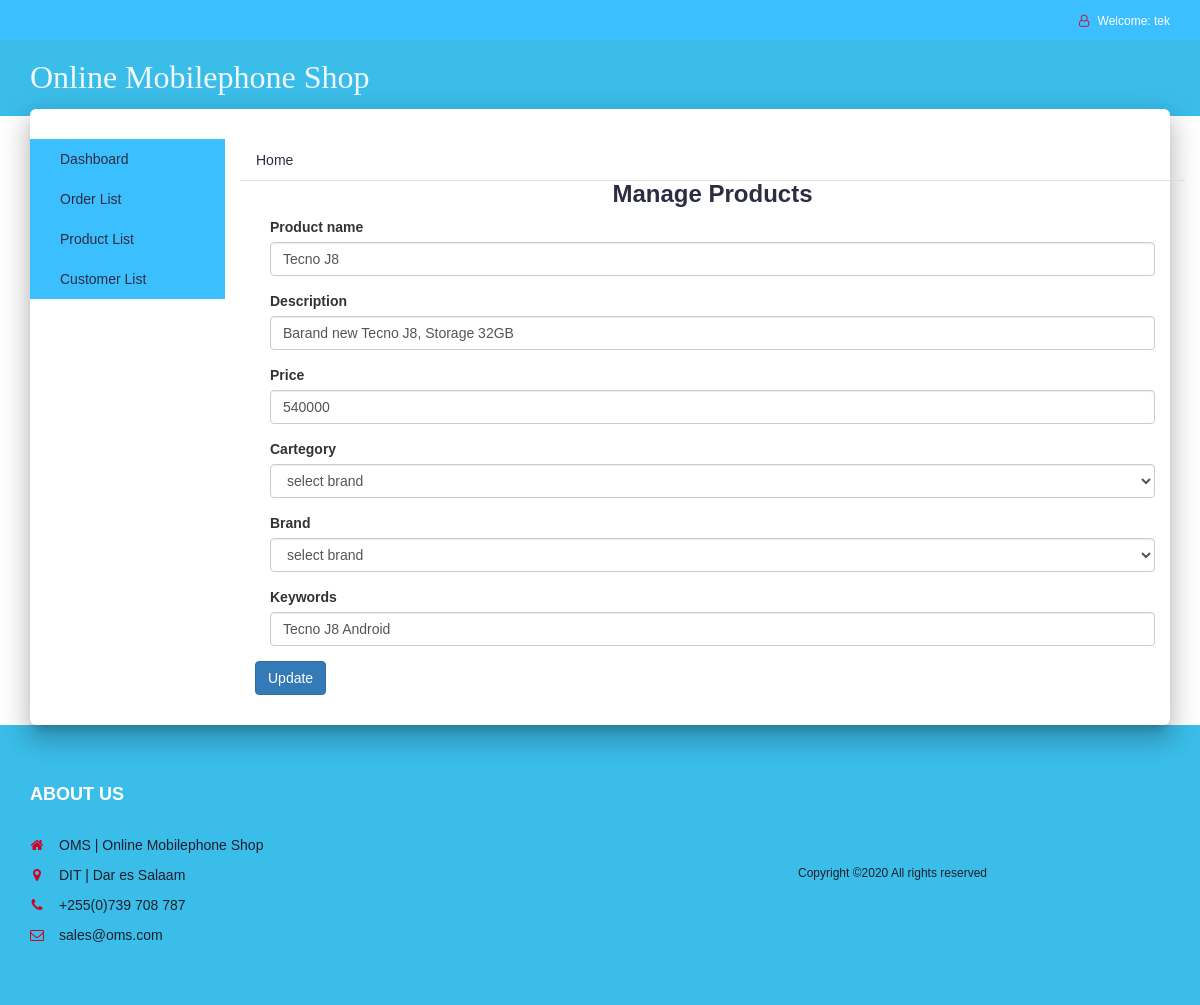
The app's page /admin/editproduct.php?product_id=7 (signed in) with its own data.
### tables this page shows
CREATE TABLE `product` (
  `product_id` int(10) NOT NULL,
  `product_name` varchar(100) NOT NULL,
  `product_desc` text NOT NULL,
  `product_image` text,
  `product_price` int(100) NOT NULL,
  `seller_id` int(10) DEFAULT NULL,
  `cat_id` int(10) DEFAULT NULL,
  `brand_id` int(10) DEFAULT NULL,
  `product_keywords` varchar(100) DEFAULT NULL
);

### admin/editproduct.php (the view, shortened to what this page needs)
<?php
include "header.php";
$p_id=$_REQUEST['product_id'];
$result=mysqli_query($con,"select product_id,product_name,product_desc, product_price, cat_id, brand_id, product_keywords from product where product_id='$p_id'")or die ("query 1 incorrect...");
list($p_id,$pname,$pdesc,$pprice,$cat,$brand, $pkeyword)=mysqli_fetch_array($result);
?>
      <div class="main main-raised">
		<div class="section">
			<div class="container">
				<div class="row">
	<div id="aside" class="col-md-2" style="background:#3BBfff">
        <ul class="nav">
          <li class="nav-item"><a class="nav-link active"  href="admin_home.php">Dashboard</a></li>
          <li class="nav-item"><a data-toggle="tab" href="#orders">Order List</a></li>
          <li class="nav-item"><a data-toggle="tab" href="#products">Product List</a></li>
          <li class="nav-item"><a data-toggle="tab" href="#customers">Customer List</a></li>
        </ul>
	</div>
	<div class="col-md-10">
  <ul class="nav nav-tabs">
          <li class="nav-item"><a class="nav-link active" href="admin_home.php">Home</a></li>
        </ul>
        <div class="container-fluid">
        <h3 style="text-align:center">Manage Products</h3>
        <form action="<?php echo $_SERVER['PHP_SELF']; ?>" name="form" method="post" enctype="multipart/form-data">
              <div class="card-body">
                    <div class="col-md-12 ">
                      <div class="form-group">
                        <label>Product name</label>
                        <input type="text" id="pname" name="pname"  class="form-control" value="<?php echo $pname; ?>" >
                      </div>
                    </div>
                    <div class="col-md-12 ">
                      <div class="form-group">
                        <label>Description</label>
                        <input type="text" id="pdesc" name="pdesc" class="form-control" value="<?php echo $pdesc; ?>" >
                      </div>
                    </div>
                    <div class="col-md-12 ">
                      <div class="form-group">
                        <label for="exampleInputEmail1">Price</label>
                        <input type="number"  id="price" name="pprice" class="form-control" value="<?php echo $pprice; ?>">
                      </div>
                    </div>
                    <div class="col-md-12 ">
                      <div class="form-group">
                        <label for="cat">Cartegory</label>
                        <select class="form-control" name="cat" id="cat" required>
                           <option value="<?php echo $cat; ?>" selected>select brand</option>
                        </select>
                      </div>
                    </div>
                    <div class="col-md-12 ">
                      <div class="form-group">
                        <label for="brand">Brand</label>
                        <select class="form-control" name="pbrand" id="brand" required>
                          <option value="<?php echo $brand; ?>" selected>select brand</option>
                         </select>
                      </div>
                    </div>
                    <div class="col-md-12 ">
                      <div class="form-group">
                        <label >Keywords</label>
                        <input type="text" name="pkeyword" id="pkeyword" class="form-control" value="<?php echo $pkeyword; ?>">
                      </div>
                    </div>
              </div>
              <div class="card-footer">
                <button type="submit" id="btn_update" name="btn_update" class="btn btn-fill btn-primary">Update</button>
              </div>
              </form>
        </div>
	</div>
	</div>
	</div>
	</div>
</div>
<?php
include "footer.php";
?>

### admin/header.php (shortened to what this page needs)
<!DOCTYPE html>
<html lang="en">
	<head>
		<link type="text/css" rel="stylesheet" href="../css/bootstrap.min.css"/>
		<link rel="stylesheet" href="../css/font-awesome.min.css">
		<link type="text/css" rel="stylesheet" href="../css/style.css"/>
		<link type="text/css" rel="stylesheet" href="../css/accountbtn.css"/>
    </head>
	<body class="body">
    <header>
			<div id="top-header">
				<div class="container">
					<ul class="header-links pull-right">
						<li><?php
                             include "../db.php";
                            if(isset($_SESSION["uid"])){
                                $sql = "SELECT admin_username FROM admin_info WHERE admin_id='$_SESSION[uid]'";
                                $query = mysqli_query($con,$sql);
                                $row=mysqli_fetch_array($query);
                                echo '
                               <div class="dropdownn">
                                  <a href="#" class="dropdownn" data-toggle="modal" data-target="#myModal" ><i class="fa fa-user-o"></i> Welcome: '.$row["admin_username"].'</a>
                                  <div class="dropdownn-content">
                                    <a href="" data-toggle="modal" data-target="#profile"><i class="fa fa-user-circle" aria-hidden="true" ></i>My Profile</a>
                                    <a href="logout.php"  ><i class="fa fa-sign-in" aria-hidden="true"></i>Log out</a>
                                  </div>
                                </div>';
                            }
                                             ?>
                                </li>
					</ul>
				</div>
			</div>
			<div id="header">
				<div class="container">
					<div class="row">
						<div class="col-md-12">
							<div class="header-logo">
								<a href="#" class="logo">
								<font style="font-style:normal; font-size: 32px;color: aliceblue;font-family: serif">
                                        Online Mobilephone Shop
                                    </font>
								</a>
							</div>
						</div>
					</div>
				</div>
			</div>
		</header>

### css/style.css (style rules this page uses)
body { font-family: 'Montserrat', sans-serif; font-weight: 400; background: #c9bebe; }
h1, h2, h3, h4, h5, h6 { color: #2B2D42; font-weight: 700; margin: 0 0 10px; }
a { color: #2B2D42; font-weight: 500; -webkit-transition: 0.2s color; transition: 0.2s color; }
ul, ol { margin: 0; padding: 0; list-style: none }
.section { padding-top: 30px; padding-bottom: 30px; }
#top-header { padding-top: 10px; padding-bottom: 10px; background-color: #1E1F29; }
.header-links li { display: inline-block; margin-right: 15px; font-size: 12px; }
.header-links li:last-child { margin-right: 0px; }
.header-links li a { color: #FFF; }
.header-links li i { color: #D10024; margin-right: 5px; }
#header { padding-top: 15px; padding-bottom: 15px; background-image: linear-gradient(-135deg, #FF6CAB 0%, #F660BC 10%, #EC53CD 20%, #E045DE 30%, #D335EE 40%, #C323FF 50%, #B53AFF 60%, #A749FF 70%, #9854FF 80%, #865EFF 90%, #7366FF 100%); }
.header-logo { float: left; }
.main-raised { margin: -7px 30px 0px; border-radius: 6px; box-shadow: 0 16px 24px 2px rgba(0, 0, 0, 0.14), 0 6px 30px 5px rgba(0, 0, 0, 0.12), 0 8px 10px -5px rgba(0, 0, 0, 0.2); }
.main { background: #fff; position: relative; z-index: 3; }

### css/accountbtn.css (style rules this page uses)
.dropdownn { position: relative; display: inline-block; }

### admin/header.php (style rules this page uses)
#header { background: #3BBDEA; }
#top-header { background: #3BBfff; }
.body { background: #FFFFFF; }

### records on screen
product: pname "Tecno J8", pdesc "Barand new Tecno J8, Storage 32GB", pprice "540000", pkeyword "Tecno J8 Android"

### other values on screen
$row["admin_username"] "tek"
